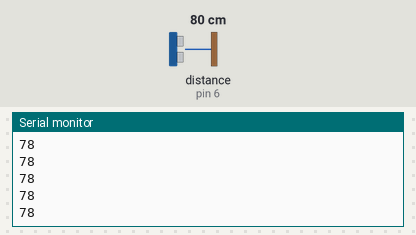
The sketch below on a simulated Arduino Uno, built with avr-gcc and run on an emulated ATmega328P. On the bench: the last lines printed to the serial monitor. Wiring (inferred from the names in the program): ultrasonic range finder: trigger pin 5; echo pin 6. The inputs (shaded band) are chosen by the test bench; at power-on: distance to the obstacle (sensor on pin 6) 80 cm. The echo pulse lasts 58.3 µs per cm; no radio packets arrive unless stated.

Above: at 1.2 s.
1.3 s: distance to the obstacle (sensor on pin 6) set to 2 cm
At 2.4 s:
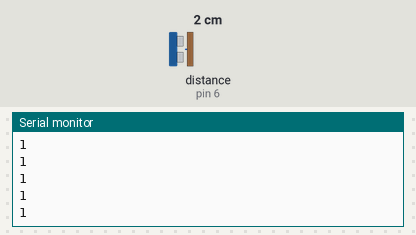
2.8 s: distance to the obstacle (sensor on pin 6) set to 4 cm
At 3.8 s:
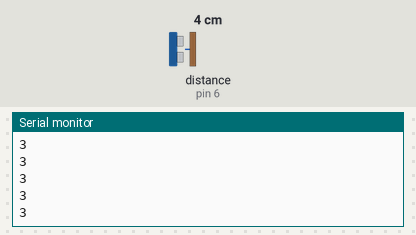
Timing chart, 0 to 5.8 s (numbered marks = the images above; inputs shaded):
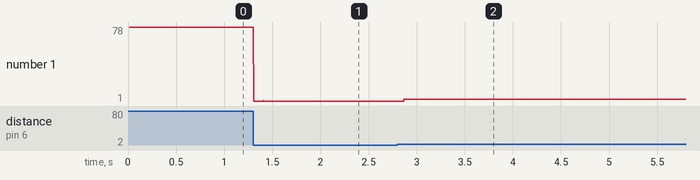

Measured:
- after the input at 1.3 s, the serial monitor: prints a new line at once (image 1)
- after the input at 2.8 s, the serial monitor: prints a new line after 0.07 s (image 2)
- plotted number 1: 78 → 1 after the input at 1.3 s, 1 → 3 after the input at 2.8 s

The sketch:

coba_nrf_trans.ino
```cpp
#include "nRF24L01.h"
#include "RF24.h"
#include "SPI.h"
const int trig = 5;
const int echo = 6;

int msg[1]={000};
RF24 radio(9,10);
const uint64_t pipe = 0xE6E6E6E6E6E6;

long duration;
int distance;

void setup() {
  // put your setup code here, to run once:
  Serial.begin(9600);
  pinMode(trig, OUTPUT);
  pinMode(echo, INPUT);
  radio.begin();
  radio.openWritingPipe(pipe);
}

void loop() {
  // put your main code here, to run repeatedly:
  digitalWrite(trig, LOW);
  delayMicroseconds(2);

  digitalWrite(trig, HIGH);
  delayMicroseconds(10);
  digitalWrite(trig, LOW);

  duration = pulseIn(echo, HIGH);
  distance = duration*0.034/2;
  Serial.println (distance);

  if (distance < 10){
    msg[0] = 111;
    radio.write(msg, 1);
    }
   else {
    msg[0] = 000;
    radio.write(msg, 1);
   }
}
```
